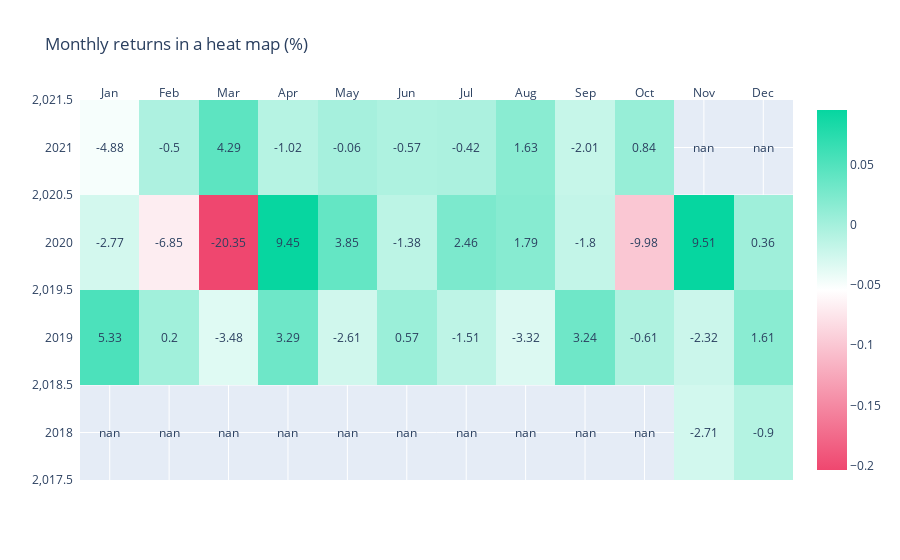

Notebook cell for this chart:
### Code cell
import plotly.graph_objects as go

months = ['Jan', 'Feb', 'Mar', 'Apr', 'May', 'Jun', 'Jul', 'Aug', 'Sep', 'Oct', 'Nov', 'Dec']
years = [i for i in np.arange(2018, 2021+1, 1)]
monthly_returns = monthly_return_drl

annotations = go.Annotations()
for n, row in enumerate(monthly_returns):
    for m, val in enumerate(row):
        annotations.append(go.Annotation(text=str(round(monthly_returns[n][m]*100,2)), x=months[m], y=years[n],
                                         xref='x1', yref='y1', showarrow=False))
colorscale = [[0, '#ef476f'], [0.5, 'white'], [1, '#06d6a0']]

trace = go.Heatmap(x=months, y=years, z=monthly_returns, colorscale=colorscale, showscale=True)

fig = go.Figure(data=go.Data([trace]))
fig['layout'].update(
    title="Monthly returns in a heat map (%)",
    annotations=annotations,
    xaxis=go.XAxis(ticks='', side='top'),
    yaxis=go.YAxis(ticks='', ticksuffix='  '),  # ticksuffix is a workaround to add a bit of padding
#     width=1200,
#     height=700,
    autosize=True
)

fig.show()

### Figure 1 — Plotly figure (JSON) as saved in the notebook; plotly's stock layout.template omitted (floating-point values rounded to 4 significant figures)
{"data": [{"colorscale": [[0, "#ef476f"], [0.5, "white"], [1, "#06d6a0"]], "showscale": true, "type": "heatmap", "x": ["Jan", "Feb", "Mar", "Apr", "May", "Jun", "Jul", "Aug", "Sep", "Oct", "Nov", "Dec"], "y": [2018, 2019, 2020, 2021], "z": [[null, null, null, null, null, null, null, null, null, null, -0.02711, -0.009029], [0.05328, 0.002033, -0.03483, 0.03286, -0.02611, 0.005651, -0.01514, -0.0332, 0.03242, -0.006059, -0.02315, 0.01613], [-0.02775, -0.06849, -0.2035, 0.09448, 0.03851, -0.01383, 0.02462, 0.01794, -0.01796, -0.09977, 0.09512, 0.003555], [-0.04879, -0.004965, 0.04291, -0.01021, -0.0006324, -0.005707, -0.004225, 0.01628, -0.02014, 0.008447, null, null]]}], "layout": {"annotations": [{"showarrow": false, "text": "nan", "x": "Jan", "xref": "x", "y": 2018, "yref": "y"}, {"showarrow": false, "text": "nan", "x": "Feb", "xref": "x", "y": 2018, "yref": "y"}, {"showarrow": false, "text": "nan", "x": "Mar", "xref": "x", "y": 2018, "yref": "y"}, {"showarrow": false, "text": "nan", "x": "Apr", "xref": "x", "y": 2018, "yref": "y"}, {"showarrow": false, "text": "nan", "x": "May", "xref": "x", "y": 2018, "yref": "y"}, {"showarrow": false, "text": "nan", "x": "Jun", "xref": "x", "y": 2018, "yref": "y"}, {"showarrow": false, "text": "nan", "x": "Jul", "xref": "x", "y": 2018, "yref": "y"}, {"showarrow": false, "text": "nan", "x": "Aug", "xref": "x", "y": 2018, "yref": "y"}, {"showarrow": false, "text": "nan", "x": "Sep", "xref": "x", "y": 2018, "yref": "y"}, {"showarrow": false, "text": "nan", "x": "Oct", "xref": "x", "y": 2018, "yref": "y"}, {"showarrow": false, "text": "-2.71", "x": "Nov", "xref": "x", "y": 2018, "yref": "y"}, {"showarrow": false, "text": "-0.9", "x": "Dec", "xref": "x", "y": 2018, "yref": "y"}, {"showarrow": false, "text": "5.33", "x": "Jan", "xref": "x", "y": 2019, "yref": "y"}, {"showarrow": false, "text": "0.2", "x": "Feb", "xref": "x", "y": 2019, "yref": "y"}, {"showarrow": false, "text": "-3.48", "x": "Mar", "xref": "x", "y": 2019, "yref": "y"}, {"showarrow": false, "text": "3.29", "x": "Apr", "xref": "x", "y": 2019, "yref": "y"}, {"showarrow": false, "text": "-2.61", "x": "May", "xref": "x", "y": 2019, "yref": "y"}, {"showarrow": false, "text": "0.57", "x": "Jun", "xref": "x", "y": 2019, "yref": "y"}, {"showarrow": false, "text": "-1.51", "x": "Jul", "xref": "x", "y": 2019, "yref": "y"}, {"showarrow": false, "text": "-3.32", "x": "Aug", "xref": "x", "y": 2019, "yref": "y"}, {"showarrow": false, "text": "3.24", "x": "Sep", "xref": "x", "y": 2019, "yref": "y"}, {"showarrow": false, "text": "-0.61", "x": "Oct", "xref": "x", "y": 2019, "yref": "y"}, {"showarrow": false, "text": "-2.32", "x": "Nov", "xref": "x", "y": 2019, "yref": "y"}, {"showarrow": false, "text": "1.61", "x": "Dec", "xref": "x", "y": 2019, "yref": "y"}, {"showarrow": false, "text": "-2.77", "x": "Jan", "xref": "x", "y": 2020, "yref": "y"}, {"showarrow": false, "text": "-6.85", "x": "Feb", "xref": "x", "y": 2020, "yref": "y"}, {"showarrow": false, "text": "-20.35", "x": "Mar", "xref": "x", "y": 2020, "yref": "y"}, {"showarrow": false, "text": "9.45", "x": "Apr", "xref": "x", "y": 2020, "yref": "y"}, {"showarrow": false, "text": "3.85", "x": "May", "xref": "x", "y": 2020, "yref": "y"}, {"showarrow": false, "text": "-1.38", "x": "Jun", "xref": "x", "y": 2020, "yref": "y"}, {"showarrow": false, "text": "2.46", "x": "Jul", "xref": "x", "y": 2020, "yref": "y"}, {"showarrow": false, "text": "1.79", "x": "Aug", "xref": "x", "y": 2020, "yref": "y"}, {"showarrow": false, "text": "-1.8", "x": "Sep", "xref": "x", "y": 2020, "yref": "y"}, {"showarrow": false, "text": "-9.98", "x": "Oct", "xref": "x", "y": 2020, "yref": "y"}, {"showarrow": false, "text": "9.51", "x": "Nov", "xref": "x", "y": 2020, "yref": "y"}, {"showarrow": false, "text": "0.36", "x": "Dec", "xref": "x", "y": 2020, "yref": "y"}, {"showarrow": false, "text": "-4.88", "x": "Jan", "xref": "x", "y": 2021, "yref": "y"}, {"showarrow": false, "text": "-0.5", "x": "Feb", "xref": "x", "y": 2021, "yref": "y"}, {"showarrow": false, "text": "4.29", "x": "Mar", "xref": "x", "y": 2021, "yref": "y"}, {"showarrow": false, "text": "-1.02", "x": "Apr", "xref": "x", "y": 2021, "yref": "y"}, {"showarrow": false, "text": "-0.06", "x": "May", "xref": "x", "y": 2021, "yref": "y"}, {"showarrow": false, "text": "-0.57", "x": "Jun", "xref": "x", "y": 2021, "yref": "y"}, {"showarrow": false, "text": "-0.42", "x": "Jul", "xref": "x", "y": 2021, "yref": "y"}, {"showarrow": false, "text": "1.63", "x": "Aug", "xref": "x", "y": 2021, "yref": "y"}, {"showarrow": false, "text": "-2.01", "x": "Sep", "xref": "x", "y": 2021, "yref": "y"}, {"showarrow": false, "text": "0.84", "x": "Oct", "xref": "x", "y": 2021, "yref": "y"}, {"showarrow": false, "text": "nan", "x": "Nov", "xref": "x", "y": 2021, "yref": "y"}, {"showarrow": false, "text": "nan", "x": "Dec", "xref": "x", "y": 2021, "yref": "y"}], "autosize": true, "title": {"text": "Monthly returns in a heat map (%)"}, "xaxis": {"side": "top", "ticks": ""}, "yaxis": {"ticks": "", "ticksuffix": "  "}}}
